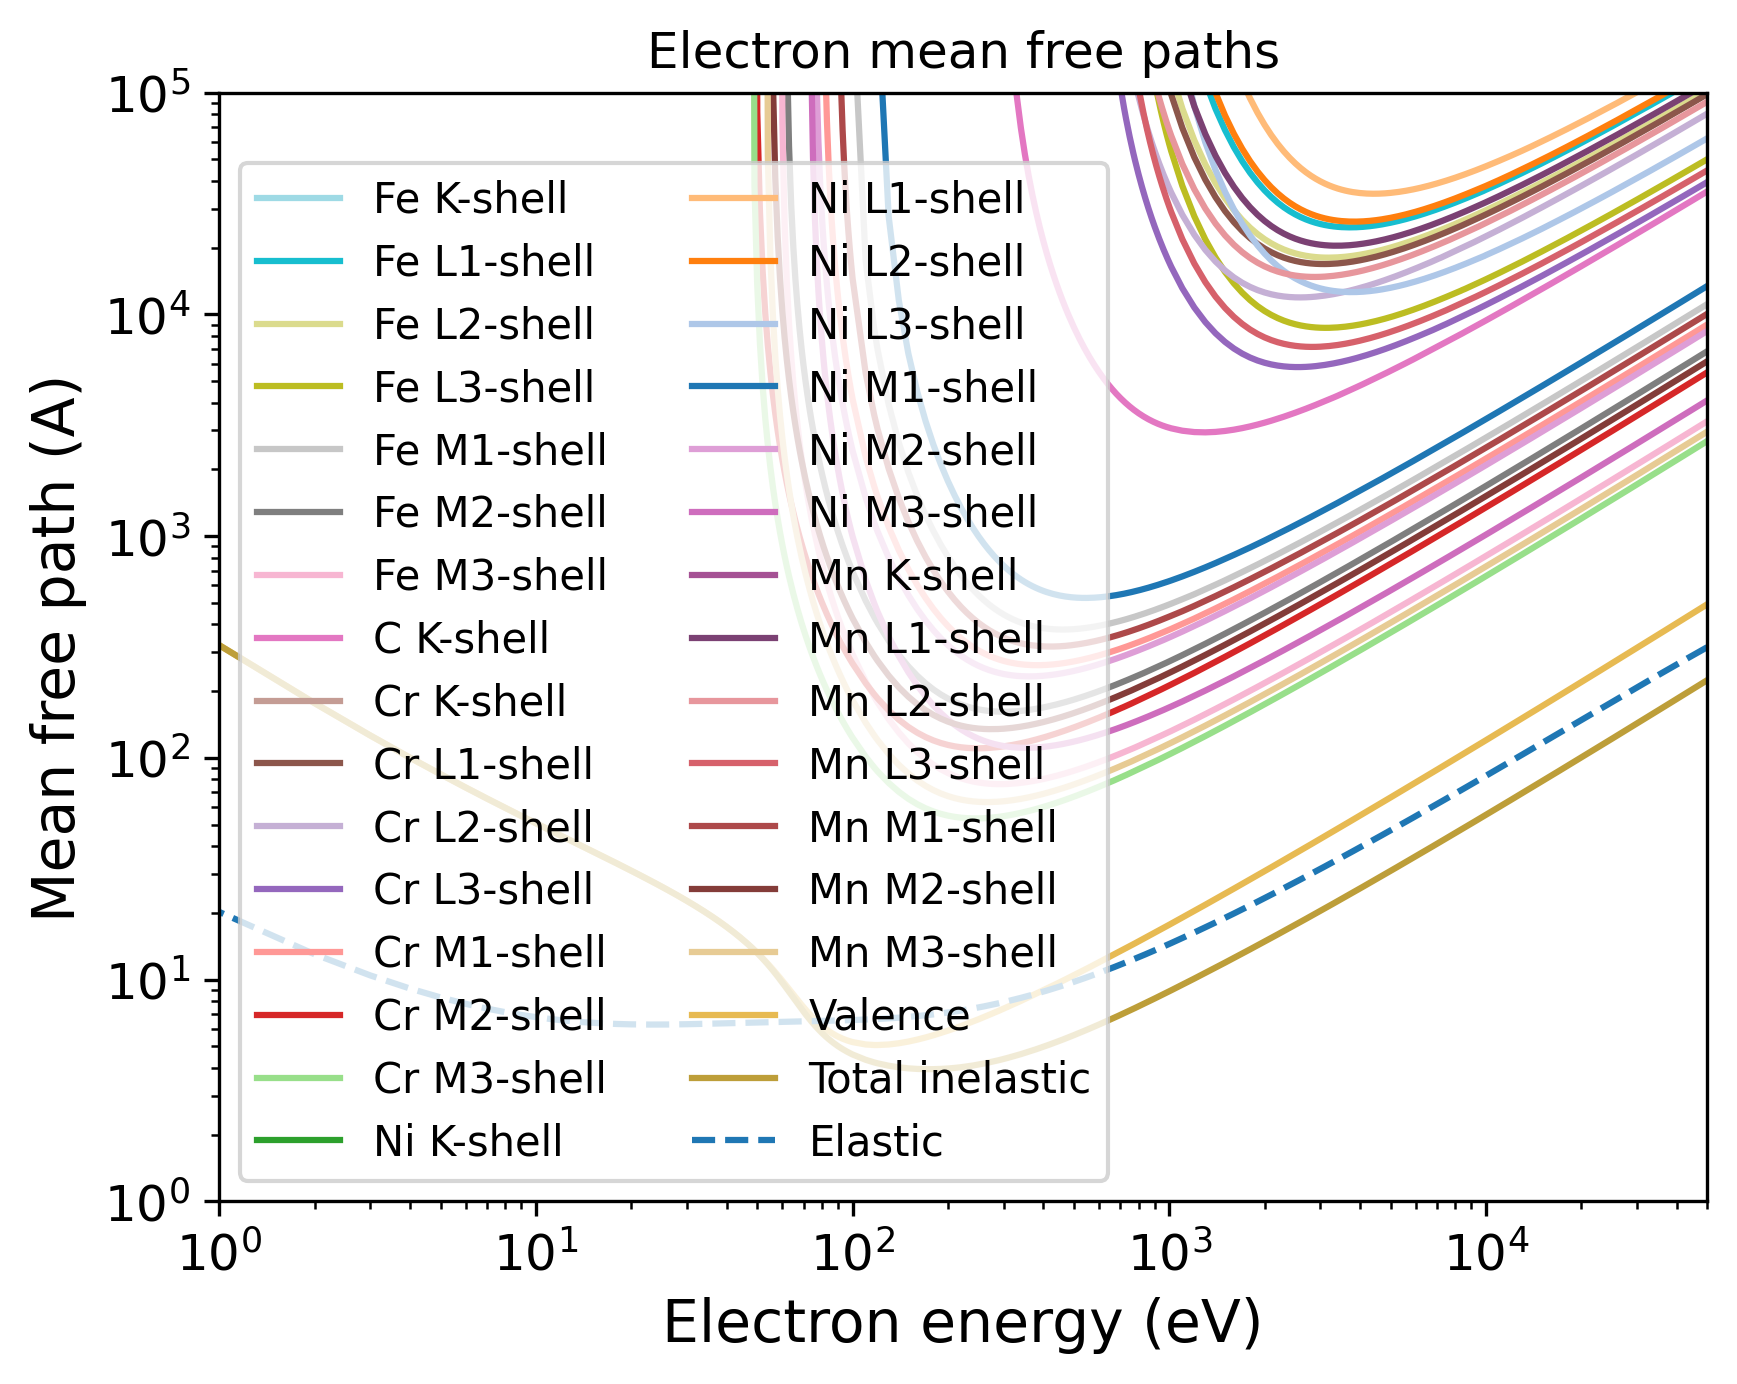

Write the Python code that produced this figure.
import pandas as pd
import numpy as np
import matplotlib.pyplot as plt
import matplotlib.cm as cm
# Set the format:
plt.xlabel("Electron energy (eV)", fontsize=14)
plt.ylabel("Mean free path (A)", fontsize=14)
plt.xticks(fontsize=12)
plt.yticks(fontsize=12)
plt.grid(False)
# Set the axes:
# Read the output file:
df = pd.read_csv(r"OUTPUT_Stainless_steel_Electron_IMFP.dat", sep=r'\s+', header=None, comment="#", skipinitialspace=True)
plt.xscale("log")
plt.yscale("log")
# Prepare the plot:
columns_to_plot = [ 1, 2, 3, 4, 5, 6, 7, 8, 9, 10, 11, 12, 13, 14, 15, 16, 17, 18, 19, 20, 21, 22, 23, 24, 25, 26, 27, 28, 29, 30, 31]
labels = [ "Fe K-shell", "Fe L1-shell", "Fe L2-shell", "Fe L3-shell", "Fe M1-shell", "Fe M2-shell", "Fe M3-shell", "C K-shell", "Cr K-shell", "Cr L1-shell", "Cr L2-shell", "Cr L3-shell", "Cr M1-shell", "Cr M2-shell", "Cr M3-shell", "Ni K-shell", "Ni L1-shell", "Ni L2-shell", "Ni L3-shell", "Ni M1-shell", "Ni M2-shell", "Ni M3-shell", "Mn K-shell", "Mn L1-shell", "Mn L2-shell", "Mn L3-shell", "Mn M1-shell", "Mn M2-shell", "Mn M3-shell", "Valence", "Total inelastic"]
# Create N distinct colors from a colormap
N = len(columns_to_plot)
colors = np.vstack([plt.cm.tab20(np.linspace(1, 0, 20)), plt.cm.tab20b(np.linspace(1, 0, 20))])
# Set line styles:
linestyles = [ "-", "-", "-", "-", "-", "-", "-", "-", "-", "-", "-", "-", "-", "-", "-", "-", "-", "-", "-", "-", "-", "-", "-", "-", "-", "-", "-", "-", "-", "-", "-"]
for i, col in enumerate(columns_to_plot):
    color = colors[i % len(colors)]
    ls    = linestyles[i % len(linestyles)]
    label = labels[i % len(labels)]
    plt.plot(df.iloc[:, 0], df.iloc[:, col],
    color=color,
    label=label,
    linestyle=ls)
# Add a curve from the second file
df2 = pd.read_csv(r"OUTPUT_Stainless_steel_Electron_EMFP.dat", sep=r'\s+', header=None, comment="#", skipinitialspace=True)
columns_to_plot2 = [ 6]
labels2 = [ "Elastic"]
# Create second part of the plot:
for col, label in zip(columns_to_plot2, labels2):
    plt.plot(df2.iloc[:, 0], df2.iloc[:, col], label=label, linestyle="--")
plt.xlim(1.00000000,50000.00000000)
plt.ylim(1.00000000,100000.00000000)
plt.title("Electron mean free paths")
plt.legend(loc="best", fontsize=10, ncol=2)
# Save the plot in this format:
plt.savefig("OUTPUT_MFP_electron.png", dpi=300, bbox_inches="tight")
